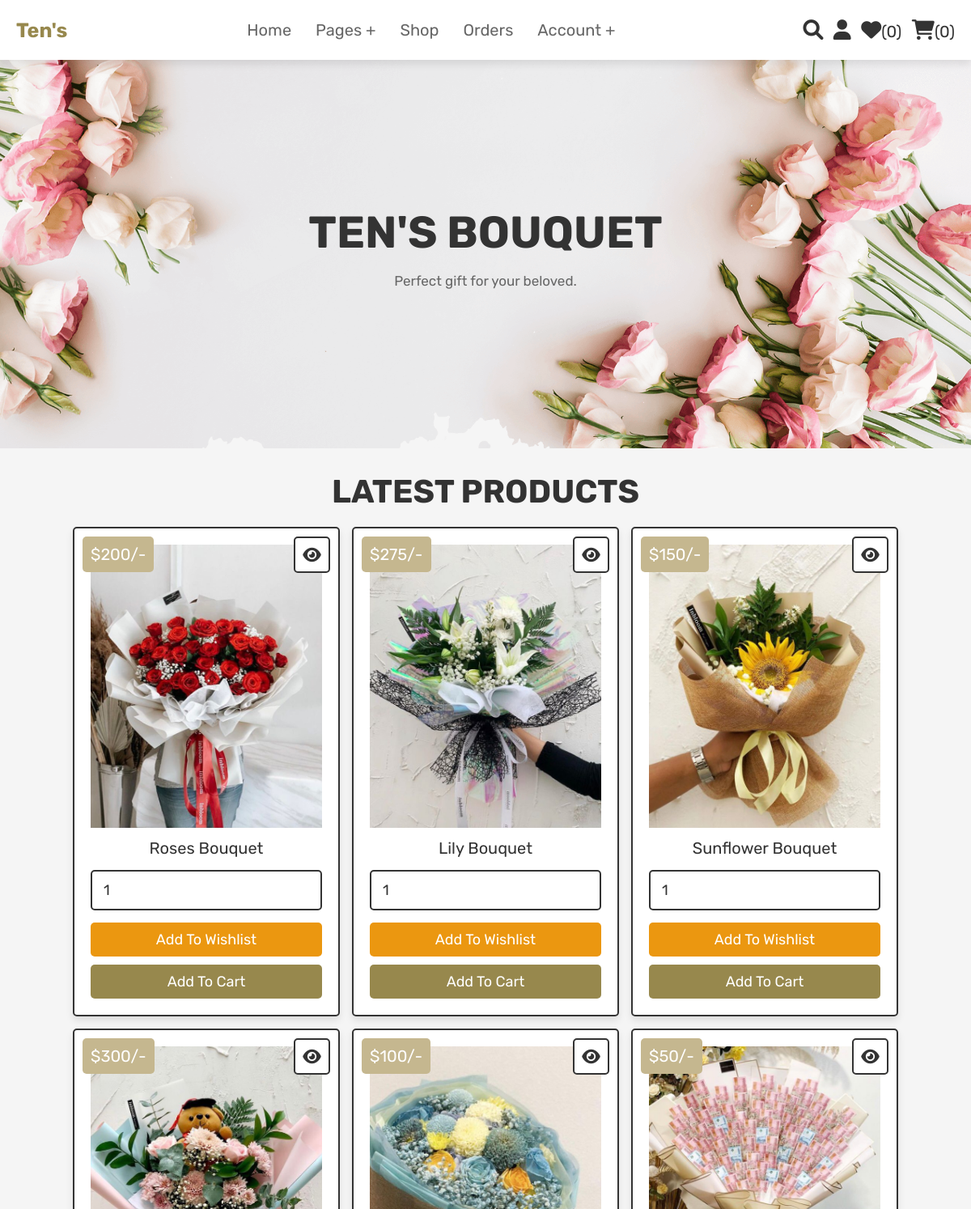
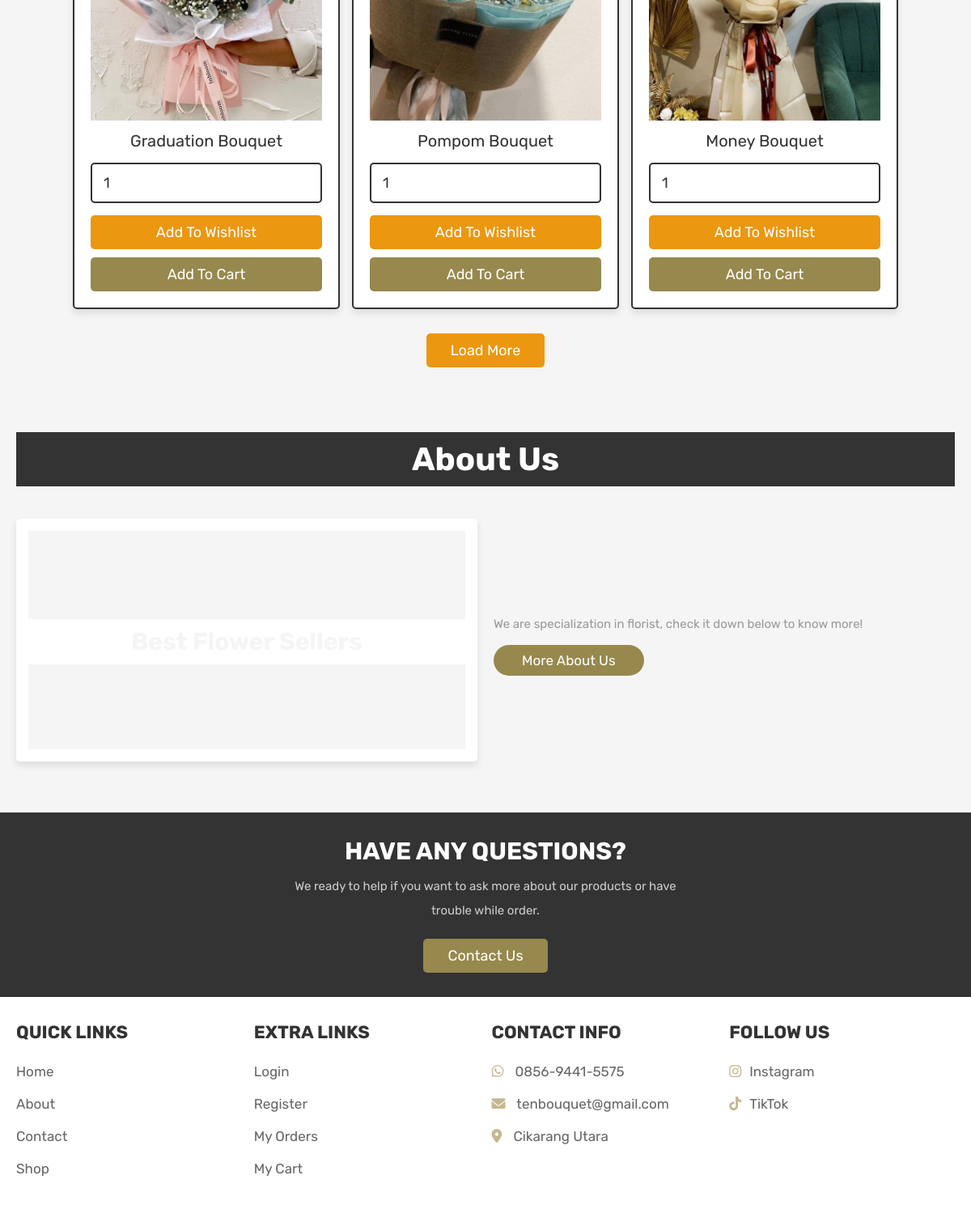
Screenshot of /home.php (signed in) with the database file from the repository (2 pictures, top to bottom).
### tables this page shows
CREATE TABLE `products` (
  `id` int(100) NOT NULL,
  `name` varchar(100) NOT NULL,
  `details` varchar(500) NOT NULL,
  `price` int(100) NOT NULL,
  `image` varchar(100) NOT NULL
);

### home.php (the view, shortened to what this page needs)
<?php
@include 'config.php';
?>
<!DOCTYPE html>
<html lang="en">
<head>
   <link rel="stylesheet" href="https://cdnjs.cloudflare.com/ajax/libs/font-awesome/6.0.0/css/all.min.css">
   <link rel="stylesheet" href="css/style.css">
</head>
<body>
<?php @include 'header.php'; ?>
<section class="home">
   <div class="content">
      <h3>Ten's Bouquet</h3>
      <p>Perfect gift for your beloved.</p>
   </div>
</section>
<section class="products">
   <h1 class="title">latest products</h1>
   <div class="box-container">
      <?php
         $select_products = mysqli_query($conn, "SELECT * FROM `products` LIMIT 6") or die('query failed');
         if(mysqli_num_rows($select_products) > 0){
            while($fetch_products = mysqli_fetch_assoc($select_products)){
      ?>
      <form action="" method="POST" class="box">
         <a href="view_page.php?pid=<?php echo $fetch_products['id']; ?>" class="fas fa-eye"></a>
         <div class="price">$<?php echo $fetch_products['price']; ?>/-</div>
         <img src="uploaded_img/<?php echo $fetch_products['image']; ?>" alt="" class="image">
         <div class="name"><?php echo $fetch_products['name']; ?></div>
         <input type="number" name="product_quantity" value="1" min="0" class="qty">
         <input type="submit" value="add to wishlist" name="add_to_wishlist" class="option-btn">
         <input type="submit" value="add to cart" name="add_to_cart" class="btn">
      </form>
      <?php
         }
      }else{
         echo '<p class="empty">no products added yet!</p>';
      }
      ?>
   </div>
   <div class="more-btn">
      <a href="shop.php" class="option-btn">load more</a>
   </div>
</section>
<section class="aboutvid" id="aboutvid">
    <h1 class="headingvid"> <span> About </span> Us </h1>
    <div class="rowvid">
        <div class="video-container">
            <h3>Best Flower Sellers</h3>
        </div>
        <div class="contentvid">
            <p>We are specialization in florist, check it down below to know more!</p>
            <a href="about.php" class="btnvid">More About Us</a>
        </div>
    </div>
</section>
<section class="home-contact">
   <div class="content">
      <h3>have any questions?</h3>
      <p>We ready to help if you want to ask more about our products or have trouble while order.</p>
      <a href="contact.php" class="btn">contact us</a>
   </div>
</section>
<?php @include 'footer.php'; ?>
</body>
</html>

### css/style.css (style rules this page uses)
:root { --choco:#c5b78f; --darkchoco:#97884d; --pink:#e84393; --red:#c0392b; --orange:#eb9710; --black:#333; --white:#fff; --light-color:#666; --light-white:#ccc; --light-bg:#f5f5f5; --border:.2rem solid var(--black); --box-shadow:0 .5rem 1rem rgba(0,0,0,.1); }
* { font-family: 'Rubik', sans-serif; margin:0; padding:0; box-sizing: border-box; outline: none; border:none; text-decoration: none; transition:all .2s linear; }
html { font-size: 62.5%; overflow-x: hidden; scroll-behavior: smooth; scroll-padding-top: 6.5rem; }
body { background: var(--light-bg); }
section { padding:3rem 2rem; }
.btn, .delete-btn, .option-btn { display: inline-block; border-radius: .5rem; margin-top: 1rem; font-size: 1.8rem; color:var(--white); cursor: pointer; padding:1rem 3rem; text-transform: capitalize; }
.btn { background-color: var(--darkchoco); }
.option-btn { background-color: var(--orange); }
.more-btn { margin-top: 2rem; text-align: center; }
.title { text-align: center; margin-bottom: 2rem; color:var(--black); text-transform: uppercase; font-size: 4rem; }
.home { min-height: 60vh; background:url(../images/home-bg.png) no-repeat; background-size: cover; background-position: center; display: flex; align-items: center; justify-content: center; }
.home .content { text-align: center; }
.home .content h3 { text-transform: uppercase; color:var(--black); font-size: 5.5rem; }
.home .content p { max-width: 60rem; margin:1rem auto; line-height:2; font-size: 1.7rem; color:var(--light-color); }
.headingvid { text-align: center; font-size: 4rem; color:rgb(255, 255, 255); padding:1rem; margin:2rem 0; background:#333; }
.headingvid span { color:rgb(255, 253, 253); }
.aboutvid .rowvid { display: flex; align-items: center; gap:2rem; flex-wrap: wrap; padding:2rem 0; padding-bottom: 3rem; }
.aboutvid .rowvid .video-container { flex:1 1 40rem; position: relative; }
.aboutvid .rowvid .video-container h3 { position: absolute; top:50%; transform: translateY(-50%); font-size: 3rem; background:#fff; width:100%; padding:1rem 2rem; text-align: center; mix-blend-mode: screen; }
.aboutvid .rowvid .contentvid { flex:1 1 40rem; }
.aboutvid .rowvid .contentvid p { font-size: 1.5rem; color:#999; padding:.5rem 0; padding-top: 1rem; line-height: 1.5; }
.btnvid { display: inline-block; margin-top: 1rem; border-radius: 5rem; background: var(--darkchoco); color: #fff; padding: .9rem 3.5rem; cursor: pointer; font-size: 1.7rem; }
.products .box-container { max-width: 1200px; margin:0 auto; display: grid; grid-template-columns: repeat(auto-fit, 33rem); gap:1.5rem; align-items: flex-start; justify-content: center; }
.products .box-container .box { background-color: var(--white); border:var(--border); box-shadow: var(--box-shadow); border-radius: .5rem; padding:2rem; text-align: center; position: relative; }
.products .box-container .box .image { height: 35rem; width: 100%; object-fit: cover; }
.products .box-container .box .fa-eye, .products .box-container .box .price { position: absolute; top:1rem; border-radius: .5rem; }
.products .box-container .box .price { font-size: 2rem; padding:1rem; background-color: var(--choco); color:var(--white); left:1rem; }
.products .box-container .box .fa-eye { right:1rem; height: 4.5rem; width: 4.5rem; line-height: 4.2rem; font-size: 2rem; background-color: var(--white); color:var(--black); border:var(--border); }
.products .box-container .box .name { margin:1rem; font-size: 2rem; color:var(--black); }
.products .box-container .box .qty { width: 100%; padding:1.2rem 1.4rem; font-size: 1.8rem; color:var(--black); border:var(--border); border-radius: .5rem; margin:.5rem 0; }
.products .box-container .box .btn, .products .box-container .box .option-btn { width: 100%; }
.home-contact { background-color: var(--black); text-align: center; }
.home-contact .content { max-width: 50rem; margin:0 auto; }
.home-contact .content h3 { text-transform: uppercase; color:var(--white); font-size: 3rem; }
.home-contact .content p { line-height: 2; font-size: 1.5rem; color:var(--light-white); padding:1rem 0; }

### rows the page displays
products: price "200", image (picture), name "Roses Bouquet"
products: price "275", image (picture), name "Lily Bouquet"
products: price "150", image (picture), name "Sunflower Bouquet"
products: price "300", image (picture), name "Graduation Bouquet"
products: price "100", image (picture), name "Pompom Bouquet"
products: price "50", image (picture), name "Money Bouquet"

### other values shown
$wishlist_num_rows "0"
$cart_num_rows "0"
